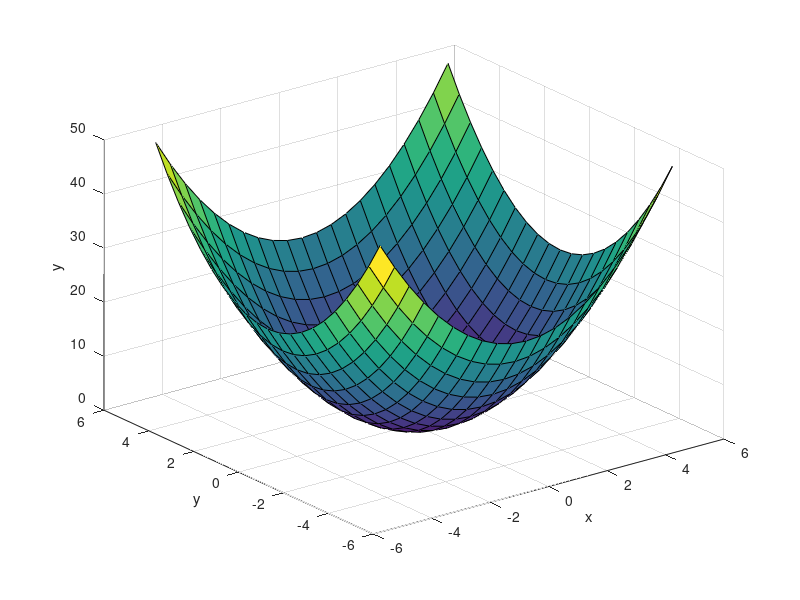
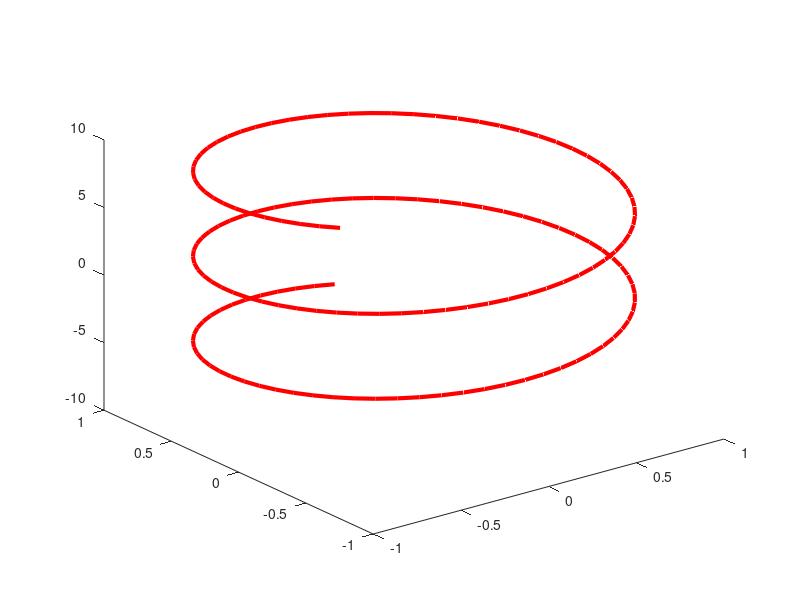
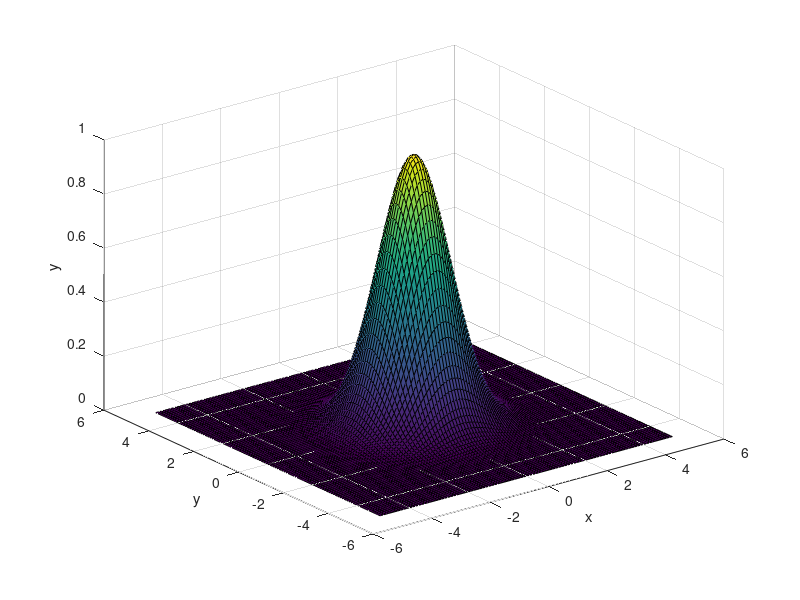
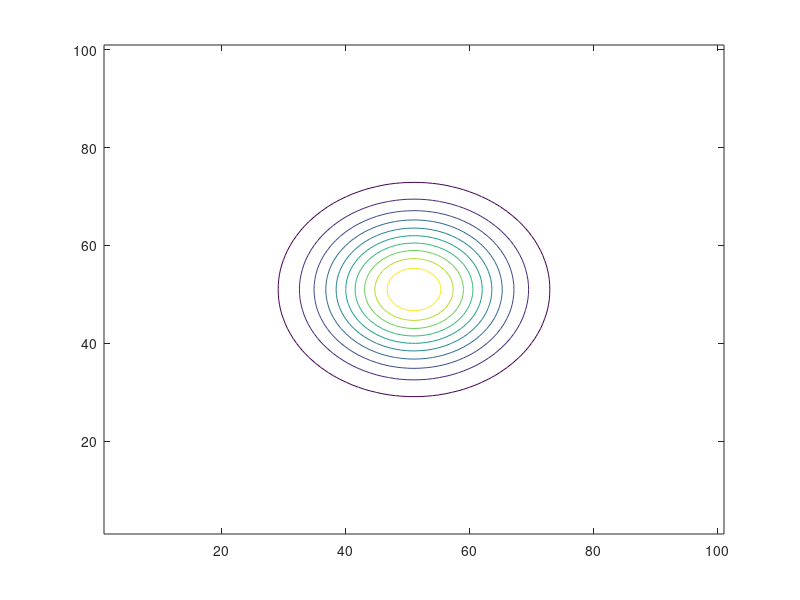

The MATLAB script that drew these images, in order:
clear
close all
clc
dx = 0.5
[x,y] = meshgrid(-5:dx:5,-5:dx:5);
z = x.^2 + y.^2;
figure(1)
%mesh(x,y,z)
%surface
%surf: rellena los cuadrados con color
surf(x,y,z) 
xlabel("x")
ylabel("y")
zlabel("y")

%Gráficas parametricas
t = -5:0.1:10;
x = cos(t);
y = sin(t);
z = t;
figure(2)
plot3(x,y,z, "LineWidth",3,"Color","r")

%Gráficas de contorno

[x,y] = meshgrid(-5:0.1:5,-5:0.1:5);
z = exp(-(x.^2 + y.^2)./2);
figure(3)
surf(x,y,z) 
xlabel("x")
ylabel("y")
zlabel("y")


figure(4)
contour(z,10)

figure(5)
surfl(z);
colormap(pink);
shading interp;